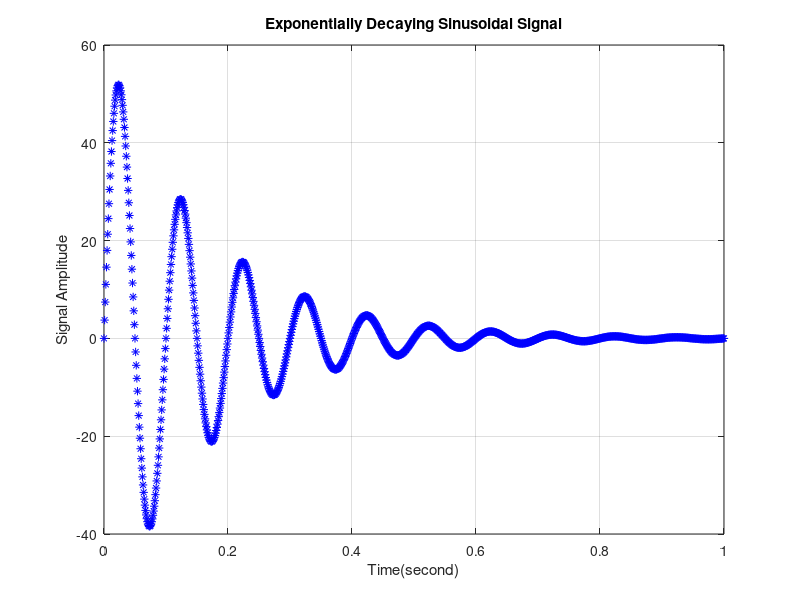

MATLAB code to generate this figure:
clc; close; clear all;
%Exponentially Decaying Sinusoidal Signal
%x(t)=A*exp(-a*t)*sin((2*pi*f*t)+phi);

fs=1000;   %sampling frequency
ts=1/fs;

A=60;   a=6;  f=10;  phi=0;  n=[];

time_start=0;   time_end=1;
n=time_start:ts:time_end;
index_t=0;

for t=n
    index_t=index_t+1;
    n(2,index_t)=A*exp(-a*t)*sin((2*pi*f*t)+phi);
end

figure(1)
plot(n(1,:),n(2,:),'b*');
%stem(n(1,:),n(2,:),'b*');
xlabel('Time(second)');
ylabel('Signal Amplitude');
title('Exponentially Decaying Sinusoidal Signal');
grid on

